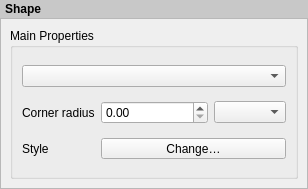
<?xml version="1.0" encoding="UTF-8"?>
<ui version="4.0">
 <class>QgsLayoutShapeWidgetBase</class>
 <widget class="QWidget" name="QgsLayoutShapeWidgetBase">
  <property name="geometry">
   <rect>
    <x>0</x>
    <y>0</y>
    <width>308</width>
    <height>189</height>
   </rect>
  </property>
  <property name="windowTitle">
   <string notr="true">Form</string>
  </property>
  <layout class="QVBoxLayout" name="verticalLayout">
   <property name="spacing">
    <number>0</number>
   </property>
   <property name="leftMargin">
    <number>0</number>
   </property>
   <property name="topMargin">
    <number>0</number>
   </property>
   <property name="rightMargin">
    <number>0</number>
   </property>
   <property name="bottomMargin">
    <number>0</number>
   </property>
   <item>
    <widget class="QLabel" name="label_2">
     <property name="sizePolicy">
      <sizepolicy hsizetype="Preferred" vsizetype="Maximum">
       <horstretch>0</horstretch>
       <verstretch>0</verstretch>
      </sizepolicy>
     </property>
     <property name="styleSheet">
      <string notr="true">padding: 2px; font-weight: bold; background-color: rgb(200, 200, 200);</string>
     </property>
     <property name="text">
      <string>Shape</string>
     </property>
    </widget>
   </item>
   <item>
    <widget class="QgsScrollArea" name="scrollArea">
     <property name="widgetResizable">
      <bool>true</bool>
     </property>
     <widget class="QWidget" name="scrollAreaWidgetContents">
      <property name="geometry">
       <rect>
        <x>0</x>
        <y>0</y>
        <width>306</width>
        <height>163</height>
       </rect>
      </property>
      <layout class="QVBoxLayout" name="mainLayout">
       <item>
        <widget class="QgsCollapsibleGroupBoxBasic" name="groupBox">
         <property name="focusPolicy">
          <enum>Qt::StrongFocus</enum>
         </property>
         <property name="title">
          <string>Main Properties</string>
         </property>
         <property name="syncGroup" stdset="0">
          <string notr="true">composeritem</string>
         </property>
         <property name="collapsed" stdset="0">
          <bool>false</bool>
         </property>
         <layout class="QGridLayout" name="gridLayout">
          <item row="1" column="0">
           <widget class="QLabel" name="label_3">
            <property name="text">
             <string>Corner radius</string>
            </property>
           </widget>
          </item>
          <item row="1" column="1">
           <layout class="QHBoxLayout" name="horizontalLayout">
            <item>
             <widget class="QgsDoubleSpinBox" name="mCornerRadiusSpinBox">
              <property name="sizePolicy">
               <sizepolicy hsizetype="Expanding" vsizetype="Fixed">
                <horstretch>0</horstretch>
                <verstretch>0</verstretch>
               </sizepolicy>
              </property>
              <property name="suffix">
               <string/>
              </property>
              <property name="maximum">
               <double>999.000000000000000</double>
              </property>
             </widget>
            </item>
            <item>
             <widget class="QgsLayoutUnitsComboBox" name="mRadiusUnitsComboBox"/>
            </item>
           </layout>
          </item>
          <item row="2" column="0">
           <widget class="QLabel" name="label">
            <property name="text">
             <string>Style</string>
            </property>
           </widget>
          </item>
          <item row="2" column="1">
           <widget class="QgsSymbolButton" name="mShapeStyleButton">
            <property name="sizePolicy">
             <sizepolicy hsizetype="Expanding" vsizetype="Fixed">
              <horstretch>0</horstretch>
              <verstretch>0</verstretch>
             </sizepolicy>
            </property>
            <property name="text">
             <string>Change…</string>
            </property>
           </widget>
          </item>
          <item row="0" column="0" colspan="2">
           <widget class="QComboBox" name="mShapeComboBox"/>
          </item>
         </layout>
        </widget>
       </item>
      </layout>
     </widget>
    </widget>
   </item>
  </layout>
 </widget>
 <customwidgets>
  <customwidget>
   <class>QgsScrollArea</class>
   <extends>QScrollArea</extends>
   <header>qgsscrollarea.h</header>
   <container>1</container>
  </customwidget>
  <customwidget>
   <class>QgsCollapsibleGroupBoxBasic</class>
   <extends>QGroupBox</extends>
   <header>qgscollapsiblegroupbox.h</header>
   <container>1</container>
  </customwidget>
  <customwidget>
   <class>QgsDoubleSpinBox</class>
   <extends>QDoubleSpinBox</extends>
   <header>qgsdoublespinbox.h</header>
  </customwidget>
  <customwidget>
   <class>QgsSymbolButton</class>
   <extends>QToolButton</extends>
   <header>qgssymbolbutton.h</header>
  </customwidget>
  <customwidget>
   <class>QgsLayoutUnitsComboBox</class>
   <extends>QComboBox</extends>
   <header>qgslayoutunitscombobox.h</header>
  </customwidget>
 </customwidgets>
 <tabstops>
  <tabstop>groupBox</tabstop>
  <tabstop>scrollArea</tabstop>
  <tabstop>mShapeComboBox</tabstop>
  <tabstop>mCornerRadiusSpinBox</tabstop>
  <tabstop>mRadiusUnitsComboBox</tabstop>
  <tabstop>mShapeStyleButton</tabstop>
 </tabstops>
 <resources/>
 <connections/>
</ui>
